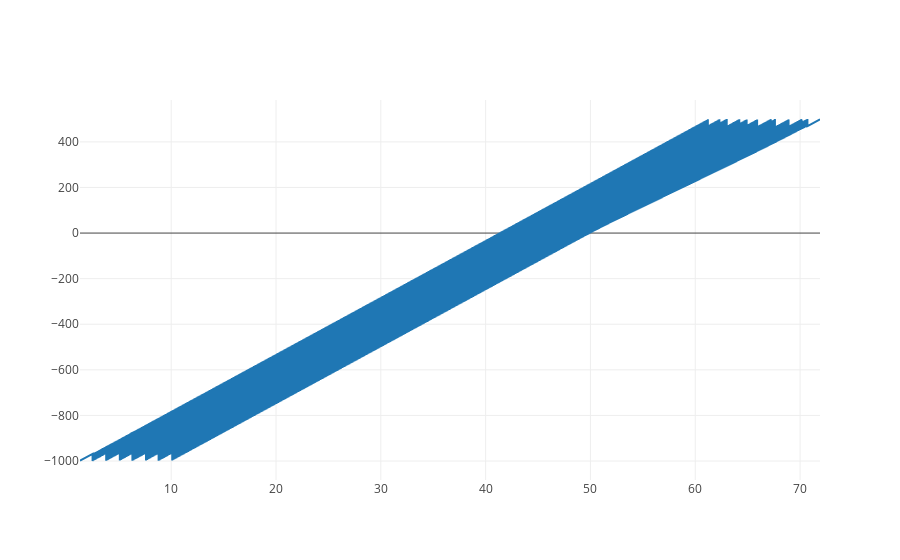

Notebook code cell kept with this figure:
### Markdown cell above
### Traces with plotly 

Traces with plotly

### Code cell
colormap_dict = {'In_main': -1, 'In_onramp': -0.5, 'Merge_zone': 0.5, 'Out_main': 1}
colormap_plotly = colors = [colormap_dict[x] for x in trajDf.tron]
trace = go.Scatter(x = trajDf['ti'],
                   y = trajDf['abs'],
                   marker = dict(
                            size = 0.1,
                            color = colormap_plotly,
                            colorscale='Viridis'
                            ))
data = [trace]
iplot(data)

### Figure 1 — Plotly figure (JSON) as saved in the notebook; plotly's stock layout.template omitted (floating-point values rounded to 4 significant figures; data arrays with more than 128 entries replaced by an {"elided": "..."} marker saying what was removed)
{"data": [{"marker": {"color": {"elided": "7167 float values"}, "colorscale": "Viridis", "size": 0.1}, "type": "scatter", "uid": "8a55f2", "x": {"elided": "7167 float values"}, "y": {"elided": "7167 float values"}}], "layout": {"autosize": true, "xaxis": {"autorange": true, "range": [1.3, 71.9], "type": "linear"}, "yaxis": {"autorange": true, "range": [-1083.0, 583.8], "type": "linear"}}}
